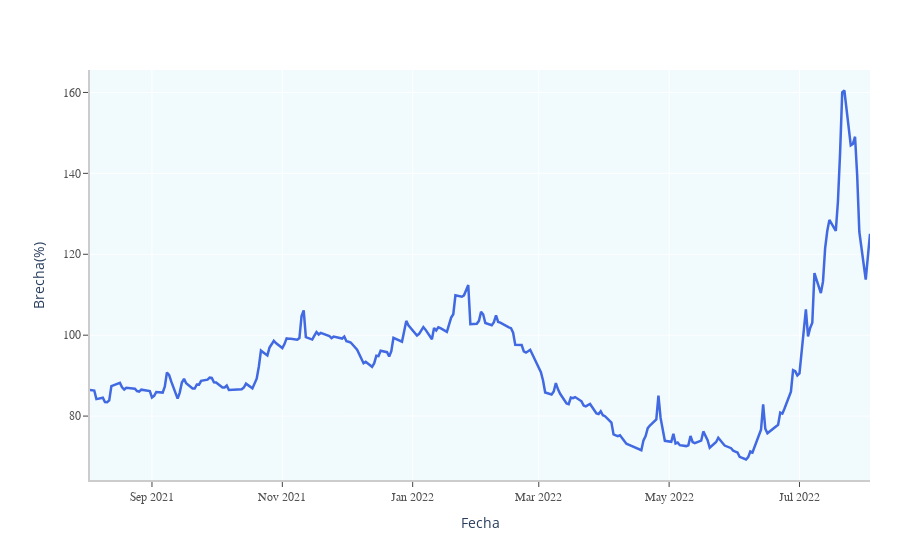

This figure's notebook cell:
### Code cell
import plotly.graph_objects as go
fig = go.Figure()
fig.add_trace(go.Scatter(x = brechas['date'], y = brechas['variacion'], line = dict(color='royalblue', width=2.5)))
fig.update_layout( xaxis_title='Fecha',
                   yaxis_title='Brecha(%)',
                   plot_bgcolor='rgba(162,222,241,0.15)', # 'white'
                   margin=dict(
                     autoexpand=False,
                     l=90,
                     r=30,
                     t=70,
                    ),
                   xaxis=dict(
                     showline=True,
                     linecolor='rgb(204, 204, 204)',
                     linewidth=2,
                     ticks='outside',
                     tickfont=dict(
                      family='Arial',
                      size=12,
                      color='rgb(82, 82, 82)'
                      )
                   ),
                   yaxis=dict(
                     showline=True,     
                     linecolor='rgb(204, 204, 204)',
                     linewidth=2,
                     ticks='outside',
                     tickfont=dict(
                      family='Arial',
                      size=12,
                      color='rgb(82, 82, 82)'
                      )
                   )                  
                 )
fig.show()

### Figure 1 — Plotly figure (JSON) as saved in the notebook; plotly's stock layout.template omitted (floating-point values rounded to 4 significant figures; data arrays with more than 128 entries replaced by an {"elided": "..."} marker saying what was removed)
{"data": [{"line": {"color": "royalblue", "width": 2.5}, "type": "scatter", "x": {"elided": "246 str values"}, "y": {"elided": "246 float values"}}], "layout": {"margin": {"autoexpand": false, "l": 90, "r": 30, "t": 70}, "plot_bgcolor": "rgba(162,222,241,0.15)", "xaxis": {"linecolor": "rgb(204, 204, 204)", "linewidth": 2, "showline": true, "tickfont": {"color": "rgb(82, 82, 82)", "family": "Arial", "size": 12}, "ticks": "outside", "title": {"text": "Fecha"}}, "yaxis": {"linecolor": "rgb(204, 204, 204)", "linewidth": 2, "showline": true, "tickfont": {"color": "rgb(82, 82, 82)", "family": "Arial", "size": 12}, "ticks": "outside", "title": {"text": "Brecha(%)"}}}}
